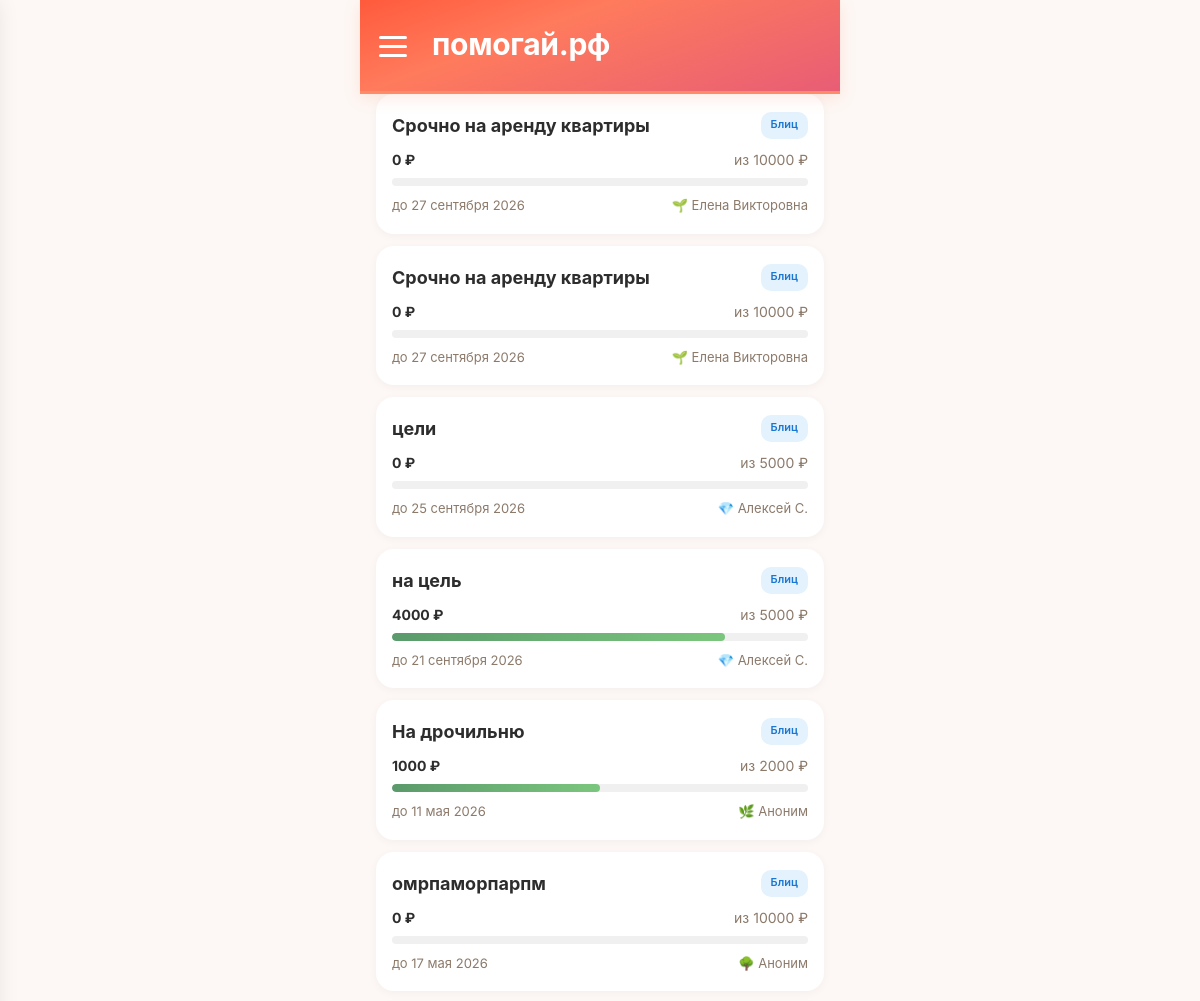
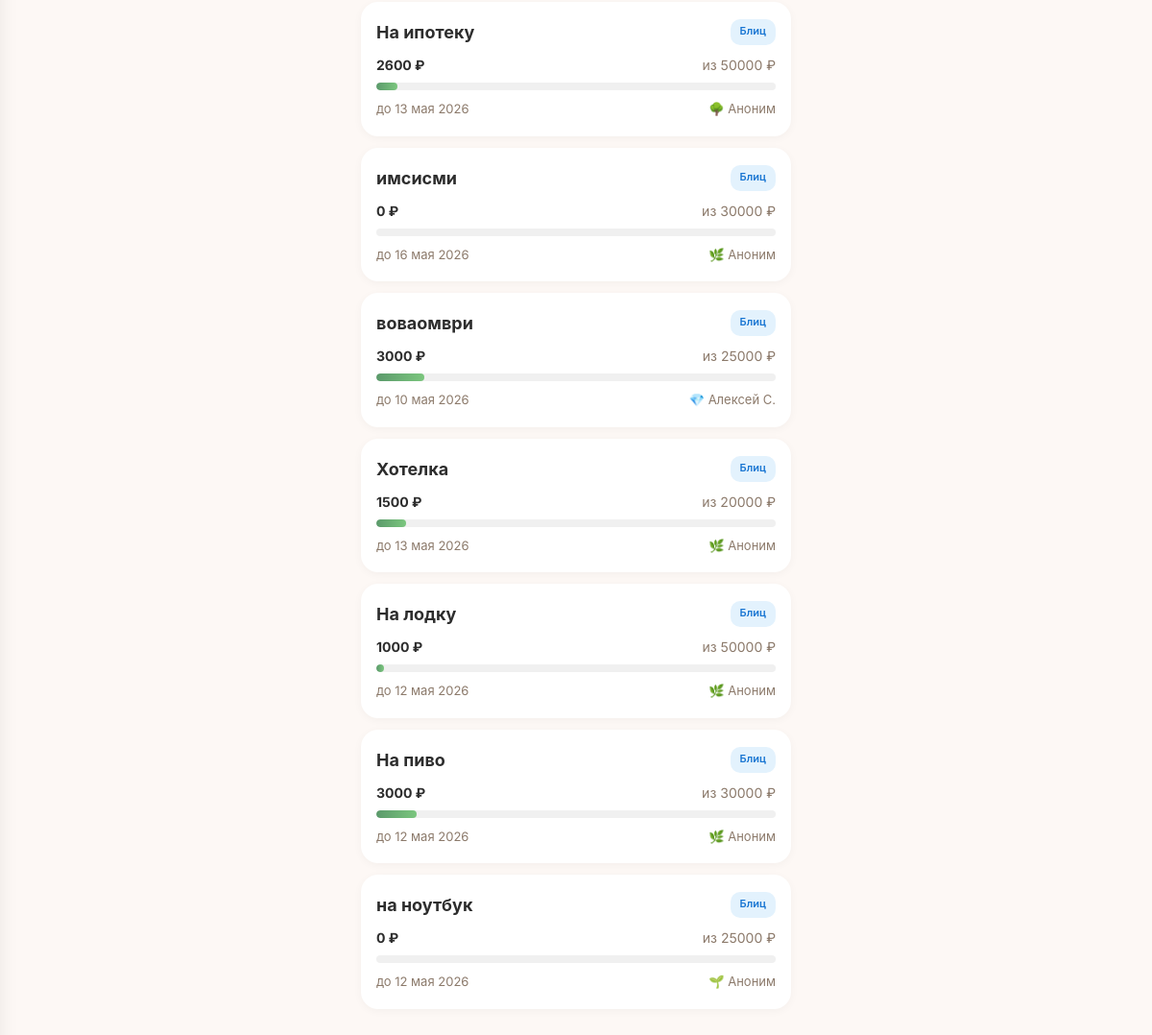
The app's page /goals, older data (2 pictures, top to bottom).
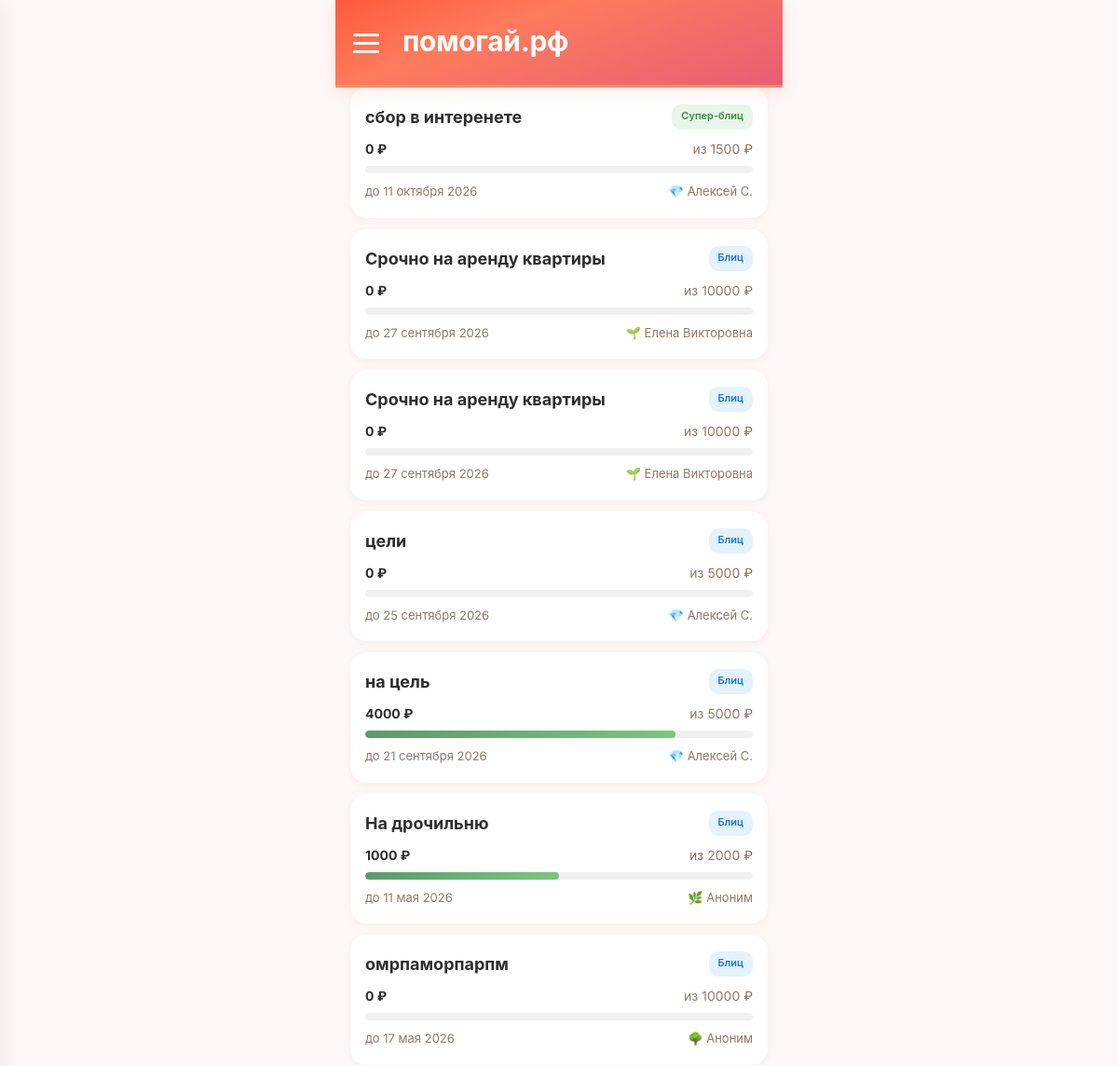
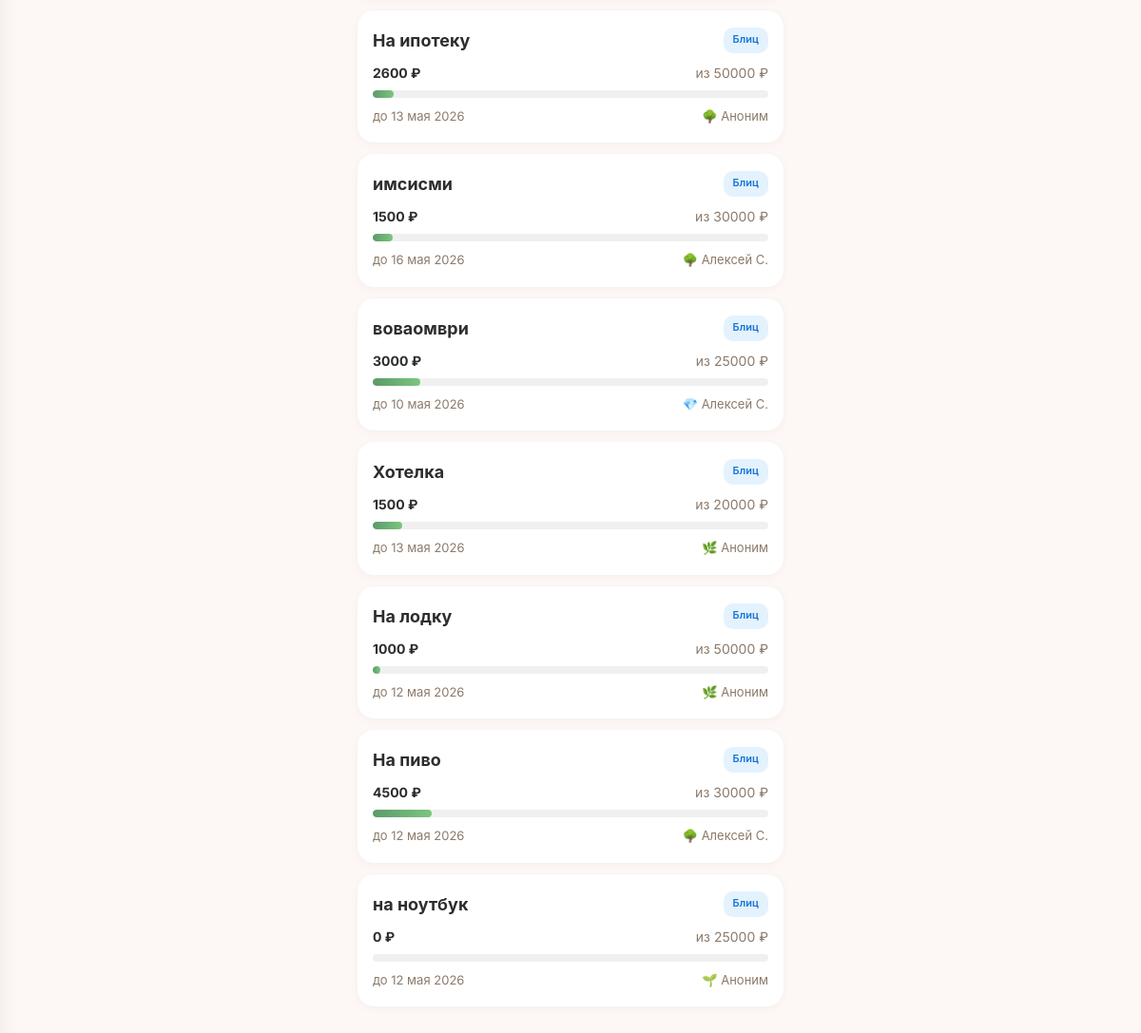
The same page, newer data (2 pictures, top to bottom).
### tables this page shows
CREATE TABLE "goals" (
        id INTEGER PRIMARY KEY AUTOINCREMENT,
        user_id INTEGER NOT NULL,
        type TEXT NOT NULL CHECK(type IN ('super_blitz','blitz','serious','urgent','group')),
        title TEXT NOT NULL,
        description TEXT NULL,
        photo_url TEXT NULL,
        amount_goal REAL NOT NULL,
        amount_collected REAL DEFAULT 0.00,
        ends_at TEXT NULL,
        status TEXT DEFAULT 'draft' CHECK(status IN ('draft','active','frozen','completed','failed','lightning_failed','hidden')),
        trial_ends_at TEXT NULL,
        subscription_active_until TEXT NULL,
        last_boosted_at TEXT NULL,
        is_lightning INTEGER DEFAULT 0,
        lightning_started_at TEXT NULL,
        moderation_status TEXT DEFAULT 'pending',
        completion_type TEXT DEFAULT 'organic',
        is_seed INTEGER DEFAULT 0,
        views_count INTEGER DEFAULT 0,
        views_24h INTEGER DEFAULT 0,
        donations_count INTEGER DEFAULT 0,
        donations_24h INTEGER DEFAULT 0,
        created_at TEXT DEFAULT (datetime('now')), photos TEXT,
        FOREIGN KEY (user_id) REFERENCES users(id)
    );

CREATE TABLE users (
            id INTEGER PRIMARY KEY AUTOINCREMENT,
            phone TEXT UNIQUE NOT NULL,
            password_hash TEXT NOT NULL,
            email TEXT NULL,
            name TEXT NULL,
            avatar_url TEXT NULL,
            max_id TEXT NULL,
            vk_id TEXT NULL,
            fcm_token TEXT NULL,
            onboarding_passed INTEGER DEFAULT 0,
            rating REAL DEFAULT 0.0,
            rating_level TEXT DEFAULT 'novice',
            confirmations_total INTEGER DEFAULT 0,
            confirmations_approved INTEGER DEFAULT 0,
            confirmations_ignored INTEGER DEFAULT 0,
            donation_streak INTEGER DEFAULT 0,
            goals_helped_close INTEGER DEFAULT 0,
            total_helped_amount REAL DEFAULT 0.00,
            priority_days INTEGER DEFAULT 0,
            circles_of_care INTEGER DEFAULT 0,
            interest_weights TEXT DEFAULT NULL,
            eternal_donation_config TEXT DEFAULT NULL,
            yellow_card_until TEXT NULL,
            is_banned INTEGER DEFAULT 0,
            created_at TEXT DEFAULT (datetime('now'))
        , xp INTEGER DEFAULT 0, xp_level TEXT DEFAULT 'novice', streak_days INTEGER DEFAULT 0, last_action_date TEXT, ip_registered TEXT, author_badge TEXT, trust_score INTEGER DEFAULT 50, trust_level TEXT DEFAULT 'guest', is_admin INTEGER DEFAULT 0, profile_completed INTEGER DEFAULT 0, identity_verified INTEGER DEFAULT 0, city TEXT, region_code TEXT, region_name TEXT, birth_date TEXT, onboarding_step INTEGER DEFAULT 0, identity_verified_at TEXT, identity_doc_path TEXT, identity_selfie_path TEXT);

### main.py (the view)
@app.route('/goals')
def goals_list():
    db = get_db()
    months = ['января','февраля','марта','апреля','мая','июня','июля','августа','сентября','октября','ноября','декабря']
    goals = []
    for g in db.execute(
        "SELECT g.*, u.name as author_name, u.xp_level as author_level FROM goals g JOIN users u ON g.user_id = u.id WHERE g.status = 'active' ORDER BY g.created_at DESC LIMIT 50"
    ).fetchall():
        g = dict(g)
        try:
            parts = g['ends_at'][:10].split('-')
            d = int(parts[2])
            m = months[int(parts[1])-1]
            y = parts[0]
            g['ends_at_formatted'] = f'{d} {m} {y}'
        except:
            g['ends_at_formatted'] = g['ends_at'][:10]
        goals.append(g)
    db.close()
    user = get_current_user()
    return render_template('goals.html', goals=goals, user=user)

### main.py (called while the page is built, shortened)
def get_current_user():
    return None

### models.py (called while the page is built)
def get_db():
    conn = sqlite3.connect(DATABASE, timeout=10)
    conn.row_factory = sqlite3.Row
    conn.execute("PRAGMA journal_mode=WAL")
    conn.execute("PRAGMA synchronous=NORMAL")
    conn.execute("PRAGMA busy_timeout=5000")
    conn.execute("PRAGMA foreign_keys = ON")
    return conn

### templates/goals.html (shortened to what this page needs)
<!DOCTYPE html>
<html lang="ru">
<head>
    <link rel="stylesheet" href="/static/style.css?v=7">
</head>
<body>
    <div class="container">
        <div class="header">
            <div class="hamburger" id="hamburgerBtn" onclick="toggleMenu()">
                <span></span><span></span><span></span>
            </div>
            <div class="header-title">помогай.рф</div>
        </div>
        <div class="goals-list">
            {% if goals %}
                {% for goal in goals %}
                <a class="goal-card" href="/goal/{{ goal.id }}">
                    <div class="top">
                        <div class="title">{{ goal.title }}</div>
                        <span class="type-badge badge-{{ 'green' if goal.type == 'super_blitz' else 'blue' if goal.type == 'blitz' else 'purple' if goal.type == 'serious' else 'orange' if goal.type == 'urgent' else 'teal' }}">
                            {{ 'Супер-блиц' if goal.type == 'super_blitz' else 'Блиц' if goal.type == 'blitz' else 'Жизненный' if goal.type == 'serious' else 'Срочный' if goal.type == 'urgent' else 'Общий' if goal.type == 'group' else goal.type }}
                        </span>
                    </div>
                    <div class="amount-row">
                        <span class="collected">{{ "%.0f"|format(goal.amount_collected) }} ₽</span>
                        <span>из {{ "%.0f"|format(goal.amount_goal) }} ₽</span>
                    </div>
                    <div class="progress-bar">
                        <div class="progress-fill" style="width: {{ (goal.amount_collected / goal.amount_goal * 100) if goal.amount_goal > 0 else 0 }}%"></div>
                    </div>
                    <div class="meta">
                        <span>до {{ goal.ends_at_formatted or (goal.ends_at[:10] if goal.ends_at else '—') }}</span>
                        <span>
                {% if goal.author_level == 'novice' %}🌱
                {% elif goal.author_level == 'member' %}🌿
                {% elif goal.author_level == 'reliable' %}🌳
                {% elif goal.author_level == 'pillar' %}💎
                {% elif goal.author_level == 'hero' %}⭐
                {% elif goal.author_level == 'legend' %}👑
                {% else %}👤{% endif %}
                {{ goal.author_name or 'Аноним' }}
            </span>
                    </div>
                </a>
                {% endfor %}
            {% else %}
                <div class="empty-state"><h2>Пока нет целей</h2><p>Станьте первым — создайте сбор</p></div>
            {% endif %}
        </div>
    </div>
</body>
</html>

### static/style.css (style rules this page uses)
:root { --cta: #FF6B4A; --cta-hover: #E85D3A; --bg: #FDF8F5; --card: #FFFFFF; --card-shadow: 0 2px 12px rgba(0,0,0,0.04); --text: #2D2D2D; --text-soft: #8C7A6B; --success: #5B9A6B; --error: #E57373; --gold: #D4A853; --gradient-cta: linear-gradient(160deg, #FF5A3C 0%, #FF7B5C 35%, #E85D75 100%); --radius: 12px; --radius-lg: 16px; --font: 'Inter', -apple-system, BlinkMacSystemFont, sans-serif; --transition: 0.2s ease; }
*, *::before, *::after { box-sizing: border-box; margin: 0; padding: 0; }
body { font-family: var(--font); font-size: 16px; line-height: 1.5; background: var(--bg); color: var(--text); -webkit-tap-highlight-color: transparent; -webkit-font-smoothing: antialiased; animation: pageIn 0.3s ease; }
a { color: var(--cta); text-decoration: none; }
.progress-fill { background: var(--success); height: 100%; border-radius: 8px; transition: width 0.4s ease; }
html { overscroll-behavior-y: auto; }
* { scrollbar-width: thin; scrollbar-color: #FF5A3C transparent; }

### templates/goals.html (style rules this page uses)
* { box-sizing: border-box; margin: 0; padding: 0; }
body { font-family: 'Inter', -apple-system, sans-serif; background: #FDF8F5; padding-bottom: 100px; }
.container { max-width: 480px; margin: 0 auto; padding: 0; }
.header { background: linear-gradient(160deg, #FF5A3C 0%, #FF7B5C 35%, #E85D75 100%); padding: 16px 16px 20px; color: white; border-radius: 0; border-bottom: 3px solid #FF8C69; display: flex; align-items: center; gap: 14px; box-shadow: 0 4px 16px rgba(255,107,74,0.15); position: relative; z-index: 10; }
.hamburger { width: 50px; height: 50px; display: flex; flex-direction: column; justify-content: center; align-items: center; gap: 6px; cursor: pointer; flex-shrink: 0; position: relative; transition: transform 0.1s; margin-left: -8px; margin-top: 5px; }
.hamburger > span:not(.hamburger-dot) { display: block; width: 28px; height: 3px; background: white; border-radius: 2px; }
.header-title { font-size: 30px; font-weight: 700; letter-spacing: -0.3px; line-height: 32px; vertical-align: bottom; }
.goals-list { display: flex; flex-direction: column; gap: 12px; padding: 0 16px 16px; }
.goal-card { display: block; background: white; border-radius: 18px; padding: 18px 16px; text-decoration: none; color: #2D2D2D; box-shadow: 0 2px 10px rgba(0,0,0,0.04); transition: transform 0.1s, box-shadow 0.2s; }
.goal-card .top { display: flex; justify-content: space-between; margin-bottom: 10px; }
.goal-card .title { font-size: 18px; font-weight: 700; }
.type-badge { font-size: 11px; font-weight: 600; padding: 4px 10px; border-radius: 10px; }
.badge-green { background: #E8F5E9; color: #388E3C; }
.badge-blue { background: #E3F2FD; color: #1976D2; }
.amount-row { display: flex; justify-content: space-between; font-size: 14px; color: #8C7A6B; margin-bottom: 8px; }
.amount-row .collected { font-weight: 700; color: #2D2D2D; }
.progress-bar { background: #F0F0F0; border-radius: 6px; height: 8px; overflow: hidden; margin-bottom: 10px; }
.progress-fill { background: linear-gradient(90deg, #5B9A6B, #7BC67E); height: 100%; border-radius: 6px; }
.meta { display: flex; justify-content: space-between; font-size: 13px; color: #8C7A6B; }

Row changes from the older to the newer data that the page shows:
added goals: title "сбор в интеренете", type "Супер-блиц", amount_collected "0", amount_goal "1500", ends_at_formatted "11 октября 2026", name "Алексей С."
changed goals "имсисми": amount_collected "0" → "1500"; name "Аноним" → "Алексей С."; text "🌿" → "🌳"
changed goals "На пиво": amount_collected "3000" → "4500"; name "Аноним" → "Алексей С."; text "🌿" → "🌳"
